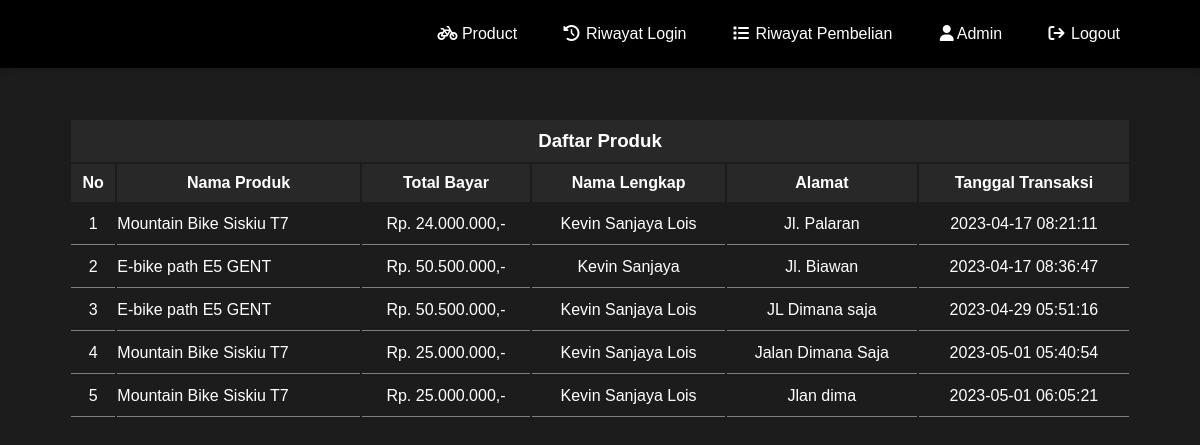
Before: /historyProduct.php (signed in) with the older database file.
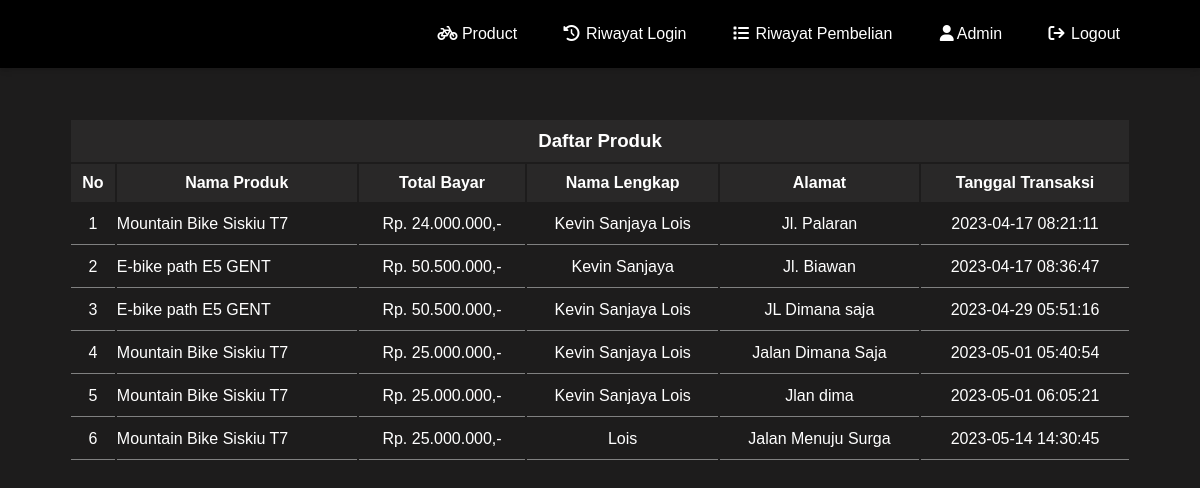
After: the same page with the newer database file.
### tables this page shows
CREATE TABLE `pembelian` (
  `id_pembelian` int(11) NOT NULL,
  `nama_produk` varchar(255) NOT NULL,
  `total_bayar` int(255) NOT NULL,
  `nama_lengkap` varchar(255) NOT NULL,
  `email_pembeli` varchar(255) NOT NULL,
  `alamat_pembeli` varchar(255) NOT NULL,
  `nomor_cc` int(255) NOT NULL,
  `tanggal_transaksi` datetime NOT NULL
);

### historyProduct.php (the view, shortened to what this page needs)
<!DOCTYPE html>
<html lang="en">
<head>
    <link rel="stylesheet" href="css/landing.css">
    <link rel="stylesheet" href="https://cdnjs.cloudflare.com/ajax/libs/font-awesome/6.2.0/css/all.min.css"
 />
    <link rel="stylesheet" href="https://cdn.jsdelivr.net/npm/bootstrap-icons@1.3.0/font/bootstrap-icons.css" />
</head>
<body>
<header>
        <div class="container">
            <ul class="navbar">
                <li><a href="admin.php"><i class="fa fa-fw fa-bicycle"></i> Product</a></li>
                <li><a href="historyUser.php"><i class="fa fa-fw fa-history"></i> Riwayat Login</a></li>
                <li><a href="historyProduct.php"><i class="fa fa-fw fa-list"></i> Riwayat Pembelian</a></li>
                <li><a href="#"><i class="fa fa-fw fa-user"></i>Admin</a></li>
                <li><a href="logout.php"><i class="fa fa-fw fa-sign-out"></i> Logout</a></li>
            </ul>
        </div>
    </header>
    <div class="list-table center" style="overflow-x: auto;">
        <table>
            <thead>
                <tr>
                    <th colspan="6" class="thead">
                        <h3 class="center">Daftar Produk</h3>
                    </th>
                </tr>
                <tr>
                    <th>No</th>
                    <th nowrap>Nama Produk</th>
                    <th>Total Bayar</th>
                    <th>Nama Lengkap</th>
                    <th>Alamat</th>
                    <th>Tanggal Transaksi</th>
                </tr>
            </thead>
            <tbody>
                <?php
                require "connect.php";
                $query = mysqli_query($db,"SELECT * FROM pembelian");
                $i = 1;
                while($row = mysqli_fetch_assoc($query)){
                ?>
                <tr>
                    <td style="text-align: center;"><?= $i ?></td>
                    <td nowrap><?=$row['nama_produk']?></td>
                    <td style="text-align: center;">Rp. <?=number_format($row['total_bayar'],0,",",".")?>,-</td>
                    <td style="text-align: center;"><?=$row['nama_lengkap']?></td>
                    <td style="text-align: center;"><?=$row['alamat_pembeli']?></td>
                    <td style="text-align: center;"><?=$row['tanggal_transaksi']?></td>
                </tr>
                <?php
                 $i++;
                }
                ?>
            </tbody>
        </table>
    </div>
</body>
</html>

Changed rows visible on the page:
added pembelian: nama_produk "Mountain Bike Siskiu T7", total_bayar "25.000.000", nama_lengkap "Lois", alamat_pembeli "Jalan Menuju Surga", tanggal_transaksi "2023-05-14 14:30:45"
